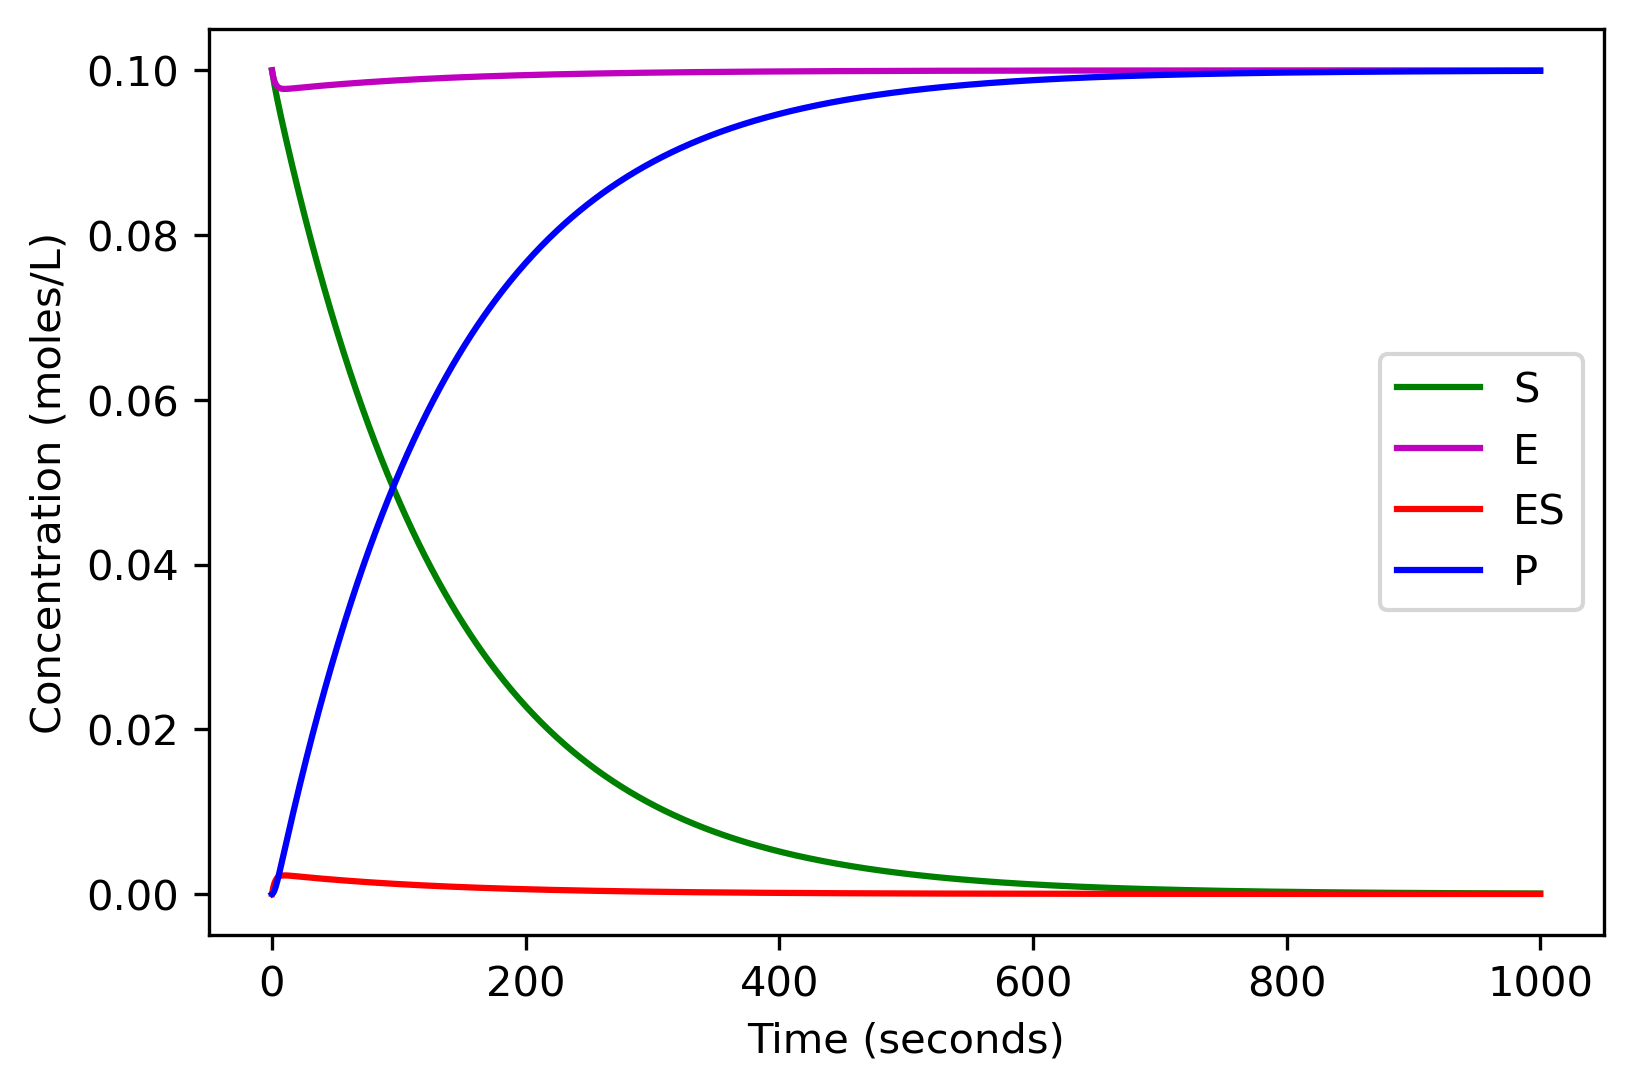

Reproduce this figure in Python.
#!/usr/bin/env python3
# -*- coding: utf-8 -*-
"""
BE523 Biosystems Analysis & Design
HW17 - Question 3. Enzime and substrate reaction
       Example from Dunn, Biomedical Engineering textbook

Created on Sun Mar 14 00:01:51 2021
@author: eduardo
"""
import numpy as np
import matplotlib.pyplot as plt
from scipy.integrate import odeint

def enzime(C, t, k1, k_1, k2):
    """ Enzyme E reacts with substrate S, forms ES which then forms the
    product P and E, or goes back to S and E. 
    C: list, initial state variables
    t: list, time steps
    ki: coefficients
    """
    S, E, ES, P = C
    d_S = -k1*S*E + k_1*ES  # S:substrate
    d_E = -k1*S*E + k_1*ES + k2*ES  # E: enzime
    d_ES = k1*S*E - k_1*ES - k2*ES  # ES: intermediate complex
    d_P = k2*ES  # P: product
    return [d_S, d_E, d_ES, d_P]

dt = 1  # time step
steps = 1000  # number of time steps
init_state = [0.1, 0.1, 0, 0]  # initial state variables
t = np.linspace(0, steps, int(steps/dt)+1)
k1 = 0.1
k2 = 0.3
k_1 = 0.1

# Get a solution to the differential equations using 'odeint'
C = odeint(enzime, init_state, t, args = (k1,k_1,k2))

plt.figure(0)
plt.plot(t, C[:,0], 'g', label = 'S')
plt.plot(t, C[:,1], 'm', label = 'E')
plt.plot(t, C[:,2], 'r', label = 'ES')
plt.plot(t, C[:,3], 'b', label = 'P' )
plt.legend(loc='best')
plt.xlabel('Time (seconds)')
plt.ylabel('Concentration (moles/L)')
plt.savefig('q3_enzime_substrate.png', dpi=300, bbox_inches='tight')